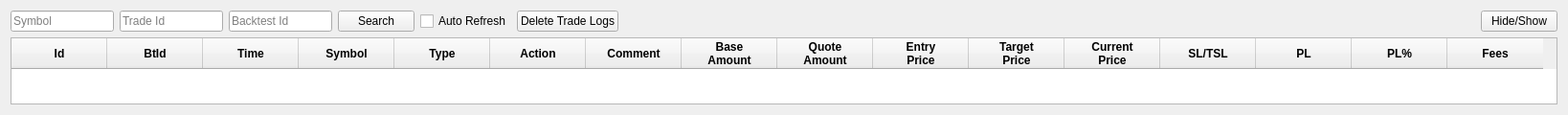
            <widget class="QWidget" name="tab_7">
             <property name="styleSheet">
              <string notr="true"/>
             </property>
             <attribute name="title">
              <string>Trade Logs</string>
             </attribute>
             <layout class="QGridLayout" name="gridLayout_29">
              <item row="0" column="0">
               <layout class="QHBoxLayout" name="horizontalLayout_4">
                <item>
                 <widget class="QLineEdit" name="txtSymbolTradeLogs">
                  <property name="sizePolicy">
                   <sizepolicy hsizetype="Fixed" vsizetype="Fixed">
                    <horstretch>0</horstretch>
                    <verstretch>0</verstretch>
                   </sizepolicy>
                  </property>
                  <property name="styleSheet">
                   <string notr="true"/>
                  </property>
                  <property name="placeholderText">
                   <string>Symbol</string>
                  </property>
                 </widget>
                </item>
                <item>
                 <widget class="QLineEdit" name="txtTradeIdTradeLogs">
                  <property name="sizePolicy">
                   <sizepolicy hsizetype="Fixed" vsizetype="Fixed">
                    <horstretch>0</horstretch>
                    <verstretch>0</verstretch>
                   </sizepolicy>
                  </property>
                  <property name="styleSheet">
                   <string notr="true"/>
                  </property>
                  <property name="placeholderText">
                   <string>Trade Id</string>
                  </property>
                 </widget>
                </item>
                <item>
                 <widget class="QLineEdit" name="txtBacktestIdTradeLogs">
                  <property name="sizePolicy">
                   <sizepolicy hsizetype="Fixed" vsizetype="Fixed">
                    <horstretch>0</horstretch>
                    <verstretch>0</verstretch>
                   </sizepolicy>
                  </property>
                  <property name="styleSheet">
                   <string notr="true"/>
                  </property>
                  <property name="placeholderText">
                   <string>Backtest Id</string>
                  </property>
                 </widget>
                </item>
                <item>
                 <widget class="QPushButton" name="btnSearchTradeLogs">
                  <property name="styleSheet">
                   <string notr="true"/>
                  </property>
                  <property name="text">
                   <string>Search</string>
                  </property>
                 </widget>
                </item>
                <item>
                 <widget class="QCheckBox" name="chkAutoRefreshTradeLogs">
                  <property name="enabled">
                   <bool>true</bool>
                  </property>
                  <property name="styleSheet">
                   <string notr="true"/>
                  </property>
                  <property name="text">
                   <string>Auto Refresh</string>
                  </property>
                  <property name="checked">
                   <bool>false</bool>
                  </property>
                 </widget>
                </item>
                <item>
                 <widget class="QPushButton" name="btnTruncateTradeLog">
                  <property name="styleSheet">
                   <string notr="true"/>
                  </property>
                  <property name="text">
                   <string>Delete Trade Logs</string>
                  </property>
                 </widget>
                </item>
                <item>
                 <spacer name="horizontalSpacer_3">
                  <property name="orientation">
                   <enum>Qt::Horizontal</enum>
                  </property>
                  <property name="sizeHint" stdset="0">
                   <size>
                    <width>40</width>
                    <height>20</height>
                   </size>
                  </property>
                 </spacer>
                </item>
               </layout>
              </item>
              <item row="0" column="1">
               <widget class="QPushButton" name="pushButton_2">
                <property name="text">
                 <string>Hide/Show</string>
                </property>
               </widget>
              </item>
              <item row="1" column="0" colspan="2">
               <widget class="QTableWidget" name="tblTradeLogs">
                <property name="enabled">
                 <bool>true</bool>
                </property>
                <property name="maximumSize">
                 <size>
                  <width>16777215</width>
                  <height>16777215</height>
                 </size>
                </property>
                <property name="styleSheet">
                 <string notr="true"/>
                </property>
                <property name="sizeAdjustPolicy">
                 <enum>QAbstractScrollArea::AdjustToContents</enum>
                </property>
                <property name="dragEnabled">
                 <bool>false</bool>
                </property>
                <property name="alternatingRowColors">
                 <bool>true</bool>
                </property>
                <property name="sortingEnabled">
                 <bool>true</bool>
                </property>
                <attribute name="horizontalHeaderHighlightSections">
                 <bool>true</bool>
                </attribute>
                <attribute name="verticalHeaderVisible">
                 <bool>false</bool>
                </attribute>
                <column>
                 <property name="text">
                  <string>Id</string>
                 </property>
                 <property name="font">
                  <font>
                   <family>Segoe UI</family>
                   <pointsize>9</pointsize>
                   <weight>75</weight>
                   <bold>true</bold>
                  </font>
                 </property>
                </column>
                <column>
                 <property name="text">
                  <string>BtId</string>
                 </property>
                 <property name="font">
                  <font>
                   <pointsize>9</pointsize>
                   <weight>75</weight>
                   <bold>true</bold>
                  </font>
                 </property>
                </column>
                <column>
                 <property name="text">
                  <string>Time</string>
                 </property>
                 <property name="font">
                  <font>
                   <pointsize>9</pointsize>
                   <weight>75</weight>
                   <bold>true</bold>
                  </font>
                 </property>
                </column>
                <column>
                 <property name="text">
                  <string>Symbol</string>
                 </property>
                 <property name="font">
                  <font>
                   <pointsize>9</pointsize>
                   <weight>75</weight>
                   <bold>true</bold>
                  </font>
                 </property>
                </column>
                <column>
                 <property name="text">
                  <string>Type</string>
                 </property>
                 <property name="font">
                  <font>
                   <pointsize>9</pointsize>
                   <weight>75</weight>
                   <bold>true</bold>
                  </font>
                 </property>
                </column>
                <column>
                 <property name="text">
                  <string>Action</string>
                 </property>
                 <property name="font">
                  <font>
                   <pointsize>9</pointsize>
                   <weight>75</weight>
                   <bold>true</bold>
                  </font>
                 </property>
                </column>
                <column>
                 <property name="text">
                  <string>Comment</string>
                 </property>
                 <property name="font">
                  <font>
                   <pointsize>9</pointsize>
                   <weight>75</weight>
                   <bold>true</bold>
                  </font>
                 </property>
                </column>
                <column>
                 <property name="text">
                  <string>Base
Amount</string>
                 </property>
                 <property name="font">
                  <font>
                   <pointsize>9</pointsize>
                   <weight>75</weight>
                   <bold>true</bold>
                  </font>
                 </property>
                </column>
                <column>
                 <property name="text">
                  <string>Quote
Amount</string>
                 </property>
                 <property name="font">
                  <font>
                   <pointsize>9</pointsize>
                   <weight>75</weight>
                   <bold>true</bold>
                  </font>
                 </property>
                </column>
                <column>
                 <property name="text">
                  <string>Entry
Price</string>
                 </property>
                 <property name="font">
                  <font>
                   <pointsize>9</pointsize>
                   <weight>75</weight>
                   <bold>true</bold>
                  </font>
                 </property>
                </column>
                <column>
                 <property name="text">
                  <string>Target
Price</string>
                 </property>
                 <property name="font">
                  <font>
                   <pointsize>9</pointsize>
                   <weight>75</weight>
                   <bold>true</bold>
                  </font>
                 </property>
                </column>
                <column>
                 <property name="text">
                  <string>Current
Price</string>
                 </property>
                 <property name="font">
                  <font>
                   <pointsize>9</pointsize>
                   <weight>75</weight>
                   <bold>true</bold>
                  </font>
                 </property>
                </column>
                <column>
                 <property name="text">
                  <string>SL/TSL</string>
                 </property>
                 <property name="font">
                  <font>
                   <pointsize>9</pointsize>
                   <weight>75</weight>
                   <bold>true</bold>
                  </font>
                 </property>
                </column>
                <column>
                 <property name="text">
                  <string>PL</string>
                 </property>
                 <property name="font">
                  <font>
                   <pointsize>9</pointsize>
                   <weight>75</weight>
                   <bold>true</bold>
                  </font>
                 </property>
                </column>
                <column>
                 <property name="text">
                  <string>PL%</string>
                 </property>
                 <property name="font">
                  <font>
                   <pointsize>9</pointsize>
                   <weight>75</weight>
                   <bold>true</bold>
                  </font>
                 </property>
                </column>
                <column>
                 <property name="text">
                  <string>Fees</string>
                 </property>
                 <property name="font">
                  <font>
                   <pointsize>9</pointsize>
                   <weight>75</weight>
                   <bold>true</bold>
                  </font>
                 </property>
                </column>
               </widget>
              </item>
             </layout>
            </widget>
